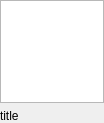
<?xml version="1.0" encoding="UTF-8"?>
<ui version="4.0">
 <class>QNoteClass</class>
 <widget class="QWidget" name="QNoteClass">
  <property name="geometry">
   <rect>
    <x>0</x>
    <y>0</y>
    <width>104</width>
    <height>123</height>
   </rect>
  </property>
  <property name="windowTitle">
   <string>QNote</string>
  </property>
  <property name="autoFillBackground">
   <bool>true</bool>
  </property>
  <layout class="QGridLayout" name="gridLayout">
   <property name="margin">
    <number>0</number>
   </property>
   <item row="1" column="0" colspan="2">
    <widget class="QGraphicsView" name="gvNoteSnapshot">
     <property name="autoFillBackground">
      <bool>true</bool>
     </property>
     <property name="frameShape">
      <enum>QFrame::StyledPanel</enum>
     </property>
     <property name="frameShadow">
      <enum>QFrame::Raised</enum>
     </property>
     <property name="verticalScrollBarPolicy">
      <enum>Qt::ScrollBarAlwaysOff</enum>
     </property>
     <property name="horizontalScrollBarPolicy">
      <enum>Qt::ScrollBarAlwaysOff</enum>
     </property>
     <property name="renderHints">
      <set>QPainter::SmoothPixmapTransform|QPainter::TextAntialiasing</set>
     </property>
    </widget>
   </item>
   <item row="2" column="0">
    <widget class="QLabel" name="lNoteTitle">
     <property name="font">
      <font>
       <pointsize>9</pointsize>
      </font>
     </property>
     <property name="text">
      <string>title</string>
     </property>
    </widget>
   </item>
  </layout>
 </widget>
 <layoutdefault spacing="6" margin="11"/>
 <resources>
  <include location="Resources/Icons.qrc"/>
 </resources>
 <connections/>
</ui>
